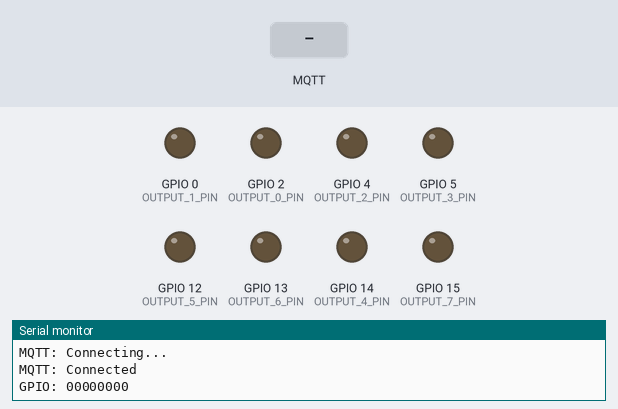
Simulated run of this sketch. Board: ESP8266 (NodeMCU). Parts: output pins drawn as LEDs (lit = HIGH), the last lines printed to the serial monitor. Dashed ring = blinking. The test bench sets the inputs (shaded band). WiFi joins after 1.5 s; servers stay silent unless stated; no MQTT or app messages arrive unless stated.

Above: at 3.2 s.
3.3 s: MQTT message "output" arrives on the first subscribed topic
At 3.7 s:
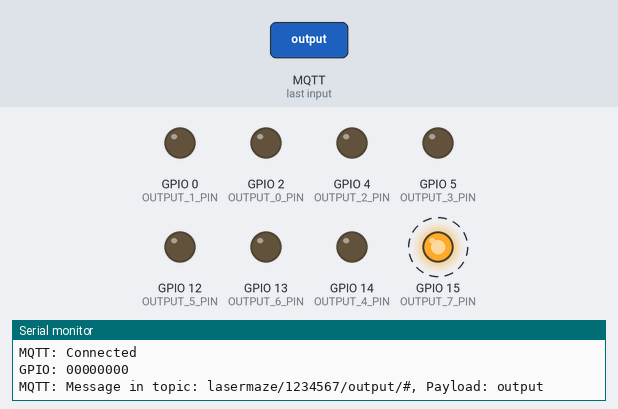
6.3 s: MQTT message "0" arrives on the first subscribed topic
9.3 s: MQTT message "on" arrives on the first subscribed topic
Timing chart, 0 to 18.3 s (numbered marks = the images above; inputs shaded):
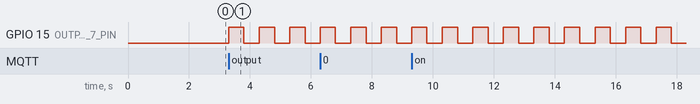

Measured:
- after the input at 3.3 s, GPIO 15 (OUTPUT_7_PIN): alternates HIGH for 0.50 s and LOW for 0.50 s, starting at once

The sketch:

ESP8266GPIOTXControllerRelay.ino
```cpp
// (licence header left out)
/*!
 * \file ESP8266GPIOTXController.ino
 * \brief Posts changes on GPIO ports on MQTT through a WiFi connection .
 * Inspired on: https://techtutorialsx.com/2017/04/09/esp8266-connecting-to-mqtt-broker/
 * \author Remko Welling (pe1mew@gmail.com)
 *
 * # Revision history
 *
 * Version|Date      |Note
 * --------------------------------------
 * 0.1    |7-5-2022  | Initial release
 * 0.2    |4-6-2022  | Added port specific state report after set port comand, Added credentials file usage
 *
 *
 */

#include <ESP8266WiFi.h>
#include <PubSubClient.h>

#include <string.h> // memset()
#include "credentials.h"
#include "PE1MEW_Led.h"                 // PE1MEW_Led class
#include "PE1MEW_Timer.h"

const int OUTPUT_0_PIN = 2;   // GPIO2  D4
const int OUTPUT_1_PIN = 0;   // GPIO0  D3
const int OUTPUT_2_PIN = 4;   // GPIO4  D2
const int OUTPUT_3_PIN = 5;   // GPIO5  D1
const int OUTPUT_4_PIN = 14;  // GPIO14 D5/SCK
const int OUTPUT_5_PIN = 12;  // GPIO12 D6/MISO
const int OUTPUT_6_PIN = 13;  // GPIO13 D7/MOSI
const int OUTPUT_7_PIN = 15;


uint8_t outputState    = 0x00;
uint8_t newOutputState = 0x00; //0xFF;
bool    setState       = false;
bool    sendState      = false;

unsigned long WiFipreviousMillis = 0;           ///< Variable to hold last moment on which WiFi connection is tested.
unsigned long WiFiinterval       = 30000;       ///< inteval in milliseconds at which WiFi connection is tested.

const String baseTopic   = "lasermaze/";        ///< Base topic for topic structure on broker
String subscribeTopic;
uint32_t chipId;                                ///< Chip ID as retrieved from ESP8266 in setup()
String topic;                                   ///< Topic to be used prefixing other publications and subscriptions
#define TOPIC_BUFFER_SIZE 50                    ///< Size of helper buffer
char topicBuffer[TOPIC_BUFFER_SIZE];            ///< helper buffer for conversions of topics in String format.

WiFiClient espClient;                           ///< WiFi opbject on ESP8266
PubSubClient client(espClient);                 ///< MQTT client object

PE1MEW_Timer timer;
PE1MEW_Led   led = PE1MEW_Led(OUTPUT_7_PIN);

/// \brief initialize WiFi on ESP8266
void WiFiinit() {
  WiFi.mode(WIFI_STA);
  WiFi.begin(WiFissid, WiFipassword);
  Serial.print("WIFI: Connecting...\n");
  while (WiFi.status() != WL_CONNECTED) {
    Serial.print('.');
    delay(1000);
  }
  Serial.print("\nWiFi: ");
  Serial.println(WiFi.localIP());
  //The ESP8266 tries to reconnect automatically when the connection is lost
  WiFi.setAutoReconnect(true);
  WiFi.persistent(true);
}

/// \brief test if WiFi is connected and reconnect when disconnected.
/// When connected the RSSI is printed and published on MQTT
/// This function acivates every WiFiinterval in milliseconds
void WiFireconnect(){
  unsigned long WiFicurrentMillis = millis();
  if (WiFicurrentMillis - WiFipreviousMillis >= WiFiinterval){
    switch (WiFi.status()){
      case WL_NO_SSID_AVAIL:
        Serial.println("WiFi: SSID cannot be reached");
        break;
      case WL_CONNECTED:
        Serial.printf("WiFi: Connected, status: %d, RSSI: %d dBm.\n", WiFi.status(), WiFi.RSSI());
        break;
      case WL_CONNECT_FAILED:
        Serial.println("WiFi: Connection failed");
        break;
    }

    if(client.connected()){
      memset(topicBuffer, 0, TOPIC_BUFFER_SIZE);
      String tempTopic = topic + "wifi/rssi/";
      tempTopic.toCharArray(topicBuffer, TOPIC_BUFFER_SIZE);
      char payload[10] = "\0";
      itoa(WiFi.RSSI(), payload, 10);
      client.publish(topicBuffer, payload);
    }
    WiFipreviousMillis = WiFicurrentMillis;
  }
}

/// \brief Initialize MQTT client and connect to broker.
void MQTTinit() {
  client.setServer(mqttServer, mqttPort);
  client.setCallback(MQTTcallback);
  MQTTreconnect();
}

/// \brief test is MQTT client is connected and reconnect when not connected.
void MQTTreconnect(){
  while (!client.connected()) {
    led.setOff();
    Serial.println("MQTT: Connecting...");
    char clientID[10] = "\0";
    itoa(chipId, clientID, 10);
    if (client.connect(clientID, mqttUser, mqttPassword )) {
      Serial.println("MQTT: Connected");
      memset(topicBuffer, 0, TOPIC_BUFFER_SIZE);
      topic.toCharArray(topicBuffer, 50);
      client.publish(topicBuffer, "Hello world");
      memset(topicBuffer, 0, TOPIC_BUFFER_SIZE);
      subscribeTopic.toCharArray(topicBuffer, 50);
      client.subscribe(topicBuffer);
      setState = true;     // send actual input state after MQTT reconnect
      sendState = true;     // send actual input state after MQTT reconnect
    } else {
      Serial.print("MQTT: Failed with state ");
      Serial.println(client.state());
      delay(2000);
    }
  }
}

/// \brief Setup ESP8266
void setup() {
  Serial.begin(115200);

  pinMode(OUTPUT_0_PIN, OUTPUT);
  pinMode(OUTPUT_1_PIN, OUTPUT);
  pinMode(OUTPUT_2_PIN, OUTPUT);
  pinMode(OUTPUT_3_PIN, OUTPUT);
  pinMode(OUTPUT_4_PIN, OUTPUT);
  pinMode(OUTPUT_5_PIN, OUTPUT);
  pinMode(OUTPUT_6_PIN, OUTPUT);
  pinMode(OUTPUT_7_PIN, OUTPUT);

  chipId = ESP.getChipId();
  Serial.print("\nChipID: ");
  Serial.println(chipId);
  topic = baseTopic + chipId + "/";
  Serial.println(topic);
  subscribeTopic = topic + "output/#";
  Serial.println(subscribeTopic);

  WiFiinit();
  MQTTinit();
}

/// \brief callback function when MQTT message is received.
void MQTTcallback(char* topic, byte* payload, unsigned int length) {
  Serial.print("MQTT: Message in topic: ");
  Serial.print(topic);
  Serial.print(", Payload: ");
  for (int i = 0; i < length; i++) {
    Serial.print((char)payload[i]);
  }
  Serial.print("\n");

  timer.setExpiry(45000); // 45 seconds
  led.startBlink(true, 1, 500);

  memset(topicBuffer, 0, TOPIC_BUFFER_SIZE);
  strncpy(topicBuffer, topic + 19, 6);

  if (strcmp(topicBuffer, "output") == 0){
    char gpio[5] = "\0";
    strncpy(gpio, topic + 26, 1);
    uint8_t port = atoi(gpio);
    char payloadBuffer[5] = "\0";
    strncpy(payloadBuffer, (char*)payload, 1);
    uint8_t state = (atoi(payloadBuffer) & 0x01);

    if(port < 8){ // valid port selected
      if(state == 0){  // Set port
        newOutputState &= ~(1 << port);
      }else{
        newOutputState |= (1 << port);
      }
      sendPortState(port, state);
    }else{
      sendState = true;
    }
  }
}

/// \brief Main loop.
void loop() {
  client.loop();

  WiFireconnect();
  MQTTreconnect();

  led.process();

  if(timer.getExpired() == true){
    led.stopBlink();
  }

  if((newOutputState != outputState) || setState){
    printGPIO(newOutputState);

    // Test ouput pin 0
    if((newOutputState & 0x01) == 0){
      digitalWrite(OUTPUT_0_PIN, LOW);
    }else{
      digitalWrite(OUTPUT_0_PIN, HIGH);
    }

    // Test ouput pin 1
    if((newOutputState & 0x02) == 0){
      digitalWrite(OUTPUT_1_PIN, LOW);
    }else{
      digitalWrite(OUTPUT_1_PIN, HIGH);
    }

    // Test ouput pin 2
    if((newOutputState & 0x04) == 0){
      digitalWrite(OUTPUT_2_PIN, LOW);
    }else{
      digitalWrite(OUTPUT_2_PIN, HIGH);
    }

    // Test ouput pin 3
    if((newOutputState & 0x08) == 0){
      digitalWrite(OUTPUT_3_PIN, LOW);
    }else{
      digitalWrite(OUTPUT_3_PIN, HIGH);
    }

    // Test ouput pin 4
    if((newOutputState & 0x10) == 0){
      digitalWrite(OUTPUT_4_PIN, LOW);
    }else{
      digitalWrite(OUTPUT_4_PIN, HIGH);
    }

    // Test ouput pin 5
    if((newOutputState & 0x20) == 0){
      digitalWrite(OUTPUT_5_PIN, LOW);
    }else{
      digitalWrite(OUTPUT_5_PIN, HIGH);
    }

    // Test ouput pin 6
    if((newOutputState & 0x40) == 0){
      digitalWrite(OUTPUT_6_PIN, LOW);
    }else{
      digitalWrite(OUTPUT_6_PIN, HIGH);
    }

//    // Test ouput pin 7
//    if((newOutputState & 0x80) == 0){
//      digitalWrite(OUTPUT_7_PIN, LOW);
//    }else{
//      digitalWrite(OUTPUT_7_PIN, HIGH);
//    }

    outputState = newOutputState;
    if(setState){
      setState = false;
    }
  }

  if(sendState){
    sendGPIOState();
    sendState = false;
  }
}

/// \brief Send GPIO state on MQTT
void sendGPIOState(){
  for(int i = 0; i < 8; i++){
    memset(topicBuffer, 0, TOPIC_BUFFER_SIZE);
    String tempTopic = topic + "state/" + i + "/";
    tempTopic.toCharArray(topicBuffer, TOPIC_BUFFER_SIZE);

    if(((outputState >> i) & 0x01) > 0){ // send 1
      client.publish(topicBuffer, "1");
    }else{                              // send 0
      client.publish(topicBuffer, "0");
    }
  }
}

/// \brief Send PORT state on MQTT
void sendPortState(uint8_t port, uint8_t state){
  memset(topicBuffer, 0, TOPIC_BUFFER_SIZE);
  String tempTopic = topic + "state/" + port + "/";
  tempTopic.toCharArray(topicBuffer, TOPIC_BUFFER_SIZE);
  if(state == 1){ // send 1
    client.publish(topicBuffer, "1");
  }else{                              // send 0
    client.publish(topicBuffer, "0");
  }
}


/// \brief print GPIO state
void printGPIO(uint8_t state){
  Serial.print("GPIO: ");
  for (int i = 0; i < 8; i++) {
    if((state >> 7-i) & 0x01 == 0x01){
      Serial.print("1");
    }else{
      Serial.print("0");
    }
  }
  Serial.print("\n");
}
```

PE1MEW_Led.cpp
```cpp
// (licence header left out)
/// \file PE1MEW_Led.cpp
/// \brief LED class to control a single LED connected to a pin o the Arduino board without use of delay() functions
/// \date 13-3-2017
/// \author Remko Welling (PE1MEW)
/// \version 1.0	Initial version

#include "PE1MEW_Led.h"

#include "Arduino.h"

// default constructor
PE1MEW_Led::PE1MEW_Led():
	_ledPin(LED_BUILTIN),	// set output pin to built in led
	_currentState(STATE_ON),
	_nextState(STATE_IDLE),
	_blinkCounter(-1),
	_blinkPeriodTime(DEFAULT_DELAY),
	_blinkStartTime(0),
	_blinkContinous(false)
{
	// initialize digital pin as an output.
	pinMode(_ledPin, OUTPUT);
} //PE1MEW_Led

PE1MEW_Led::PE1MEW_Led(uint8_t ledPin):
	_ledPin(ledPin),	// set output pin to ledPin specified
	_currentState(STATE_ON),
	_nextState(STATE_IDLE),
	_blinkCounter(-1),
	_blinkPeriodTime(DEFAULT_DELAY),
	_blinkStartTime(0),
	_blinkContinous(false)
{
	// initialize digital pin as an output.
	pinMode(_ledPin, OUTPUT);
} //PE1MEW_Led

// default destructor
PE1MEW_Led::~PE1MEW_Led()
{
} //~PE1MEW_Led

void PE1MEW_Led::process(void)
{
  // pre process next state.
  // Make all required changes.
  if (_currentState != _nextState)
  {
    // Process new state (current)
    switch (_nextState)
    {
      case STATE_IDLE:
        off(); // switch off LED
      break;

      case STATE_BLINK_ON:
        on(); // Switch on LED and wait for timeout
      break;

      case STATE_BLINK_OFF:
        off();  // Switch off LED and wait for timeout
      break;

      case STATE_ON:
        on(); // Switch LED off
      break;

      default:
        off();  // Wrong state; Switch LED off.
      break;
    }// end switch
  } // end if

	// switch led state to next state
	_currentState = _nextState;

  // Process current state activities.
  // This switch case is processing timeout timers
	switch (_currentState)
	{
		case STATE_BLINK_ON:
			if (millis() - _blinkStartTime > _blinkPeriodTime)
			{
				_nextState = STATE_BLINK_OFF;
				_blinkStartTime = millis();
			}
		break;

		case STATE_BLINK_OFF:
			if (millis() - _blinkStartTime > _blinkPeriodTime)
			{
				_nextState = STATE_BLINK_ON;
				_blinkStartTime = millis();

				if (!_blinkContinous)
				{
					_blinkCounter--;
					if (_blinkCounter == 0)
					{
						_nextState = STATE_IDLE;
					}
				}
			}
		break;

		default:

		break;
	} // end switch
}

void PE1MEW_Led::startBlink(void)
{
	startBlink(true, 1, DEFAULT_DELAY);
}

void PE1MEW_Led::startBlink(uint8_t n)
{
	startBlink(false, n, DEFAULT_DELAY);
}

void PE1MEW_Led::startBlink(uint8_t n, unsigned long ms)
{
	startBlink(false, n, ms);
}

void PE1MEW_Led::startBlink(bool continous = true, uint8_t n = 1, unsigned long ms = DEFAULT_DELAY)
{
	_blinkContinous = continous;
	_blinkCounter = n;
	_blinkStartTime = millis();
	_blinkPeriodTime = ms;
	_nextState = STATE_BLINK_ON;
  process();   // run process to make changes take effect
}

void PE1MEW_Led::stopBlink(void)
{
	_nextState = STATE_IDLE;
  process();   // run process to make changes take effect
}

void PE1MEW_Led::setOn(void)
{
	_nextState = STATE_ON;
  process();   // run process to make changes take effect
}

void PE1MEW_Led::setOff(void)
{
	_nextState = STATE_IDLE;
  process();   // run process to make changes take effect
}

void PE1MEW_Led::on(void)
{
	digitalWrite(_ledPin, HIGH);   // turn the LED on (HIGH is the voltage level)
}

void PE1MEW_Led::off(void)
{
	digitalWrite(_ledPin, LOW);    // turn the LED off by making the voltage LOW
}
```

PE1MEW_Led.h
```cpp
// (licence header left out)
/// \file PE1MEW_Led.h
/// \brief LED class to control a single LED connected to a pin o the Arduino board without use of delay() functions
/// \date 13-3-2017
/// \author Remko Welling (PE1MEW)
/// \version 1.0	Initial version

#if !defined(LED_BUILTIN)
/// Default pin for LED
#define LED_BUILTIN 13
#endif

#ifndef __PE1MEW_LED_H_
#define __PE1MEW_LED_H_

#include <stdint.h>

///// Default delay of 150 ms
//#define DEFAULT_DELAY 150

/// \brief defines states of the LED
typedef	enum {
   STATE_IDLE = 0,    ///< LED is switched off
   STATE_BLINK_ON,    ///< LED is blinking and on
   STATE_BLINK_OFF,   ///< LED is blinking and off
   STATE_ON           ///< LED is switched on
} eState;

/// \class PE1MEW_Led
/// \brief LED class
class PE1MEW_Led
{
//variables
public:
protected:
private:

   /// Default delay of 150 ms
  const static uint16_t  DEFAULT_DELAY = 150;

  /// pin number of the pin to wich the LED is connected
   uint8_t _ledPin;

   /// Current state of the LED
   eState	_currentState;

   /// Next state of the LED set by external commands
   eState	_nextState;

   /// Times the LED can blink after start. Maximum is 255.
   uint8_t	_blinkCounter;

   /// Half the duty cycle of a blink.
   unsigned long 	_blinkPeriodTime;

   /// start time used for timeout functions.
   unsigned long	_blinkStartTime;

   /// True is continous blinking is selected
   bool	_blinkContinous;

//functions
public:

	/// \brief default constructor.
	/// This default constructor will configure the built in led of an Arduino board
	PE1MEW_Led();

	/// \brief overloaded constructor to configure hardware pin connected to a led
	/// \param[in] ledPin hardware pin at Arduino at which led is connected.
	PE1MEW_Led(uint8_t ledPin);

	~PE1MEW_Led();

	/// \brief process function to handle all house keeping functions in the led class.
	/// This function shall be called from the main loop
	void process(void);

	/// \brief Start blinking the led continuously at default duty cycle (300 ms)
	void startBlink(void);

	/// \brief Start blinking n times at default duty cycle (300 ms)
	/// \param n count of blinks
	void startBlink(uint8_t n);

	/// \brief Start blinking n times at period in ms (duty cycle is 2 x period)
	/// \param n count of blinks
	/// \param ms half-period time in ms
	void startBlink(uint8_t n, unsigned long ms);

	/// \brief Start blinking
	/// \param continous true: continous blinking, false blink n times
	/// \param n count of blinks
	/// \param ms half-period time in ms
	void startBlink(bool continous, uint8_t n, unsigned long ms);

	/// \brief stop blinking, switch LED off (same as setOff() )
	void stopBlink(void);

	/// \brief switch LED on
	void setOn(void);

	/// \brief switch LED off
	void setOff(void);

protected:
private:

	/// \brief Switch on LED
	void on(void);

	/// \brief switch off LED
	void off(void);

	/// \brief reverse LED state
	void reverse(void);

}; //ledNonBlocking

#endif //__PE1MEW_LED_H_
```

PE1MEW_Timer.cpp
```cpp
// (licence header left out)
/// \file PE1MEW_Timer.cpp
/// \author Remko Welling (PE1MEW)

#include "PE1MEW_Timer.h"

#include "Arduino.h"

PE1MEW_Timer::PE1MEW_Timer():
  _msEndTime(0),
  _active(false)
{
}

// default destructor
PE1MEW_Timer::~PE1MEW_Timer()
{
}

bool PE1MEW_Timer::setExpiry(uint32_t msTime)
{
  // test if timer is running
  // If timer is running return false
  //    else returen true and set timer

//  if(_active)
//  {
//    return false;
//  }
//  else
//  {
    _msEndTime = millis() + msTime;
    _active = true;
    return true;
//  }
}


bool PE1MEW_Timer::getExpired()
{
  if(millis() < _msEndTime)
  {
    return false;
  }
  else
  {
    _active = false;
    return true;
  }
}
```

PE1MEW_Timer.h
```cpp
// (licence header left out)
/*!

 \file PE1MEW_Timer.h
 \brief Simple expiry timer
 \date 10-1-2019
 \author Remko Welling (PE1MEW)
 \version 1.2

 Version | comment
 --------|--------
 1.2     | Sanity check of C++ code
 1.1     | Modified set() to setExpiry()
 1.0     | Initial version

 */
#ifndef __PE1MEW_TIMER_H_
#define __PE1MEW_TIMER_H_

#include <stdint.h>
#include <arduino.h>  // millis()

/// \brief Timer class
class PE1MEW_Timer
{
//variables
public:
protected:
private:

  /// end time at which timer shall expire
  unsigned long _msEndTime;

  /// State of the timer, true = running, false = expired.
  bool _active;

//functions
public:
	PE1MEW_Timer();

	~PE1MEW_Timer();

  /// \brief Set timer
  /// Set time in milliseconds in the future from now that the time shall expire
  /// \retval true = Timer ste successfully, false = Timer is running and not set.
  bool setExpiry(uint32_t msTime);

  /// \brief test if timer has expired.
  /// \retval true = Timer is expired, false = Timer is not expired.
  bool getExpired();

protected:
private:
}; // PE1MEW_Timer

#endif //__PE1MEW_TIMER_H_
```

credentials_template.h
```cpp
// (licence header left out)
/*!
 * \file credentials_template.h
 * \brief Credentials and settings for lasermaze TX contrller.
 * \author Remko Welling (pe1mew@gmail.com)
 *
 * # Revision history
 *
 * Version|Date      |Note
 * --------------------------------------
 * 0.1    |4-6-2022  | Initial release
 *
 * # Usage
 *
 * Copy this file or rename it to "credentials.h" and configure settings as required.
 */

#ifndef __CREDENTIALS_H_
#define __CREDENTIALS_H_

const char* WiFissid     = "laserbase";   ///< SSID of WiFi access point
const char* WiFipassword = "laserbase";   ///< passwordt for WiFi accesspoint

const char* mqttServer   = "172.31.0.10"; ///< MQTT broker address or IP
const int   mqttPort     = 1883;          ///< MQTT broker portnumber
const char* mqttUser     = "username";    ///< MQTT username for access to broker
const char* mqttPassword = "password";    ///< MQTT password for access to broker

#endif //__CREDENTIALS_H_
```
